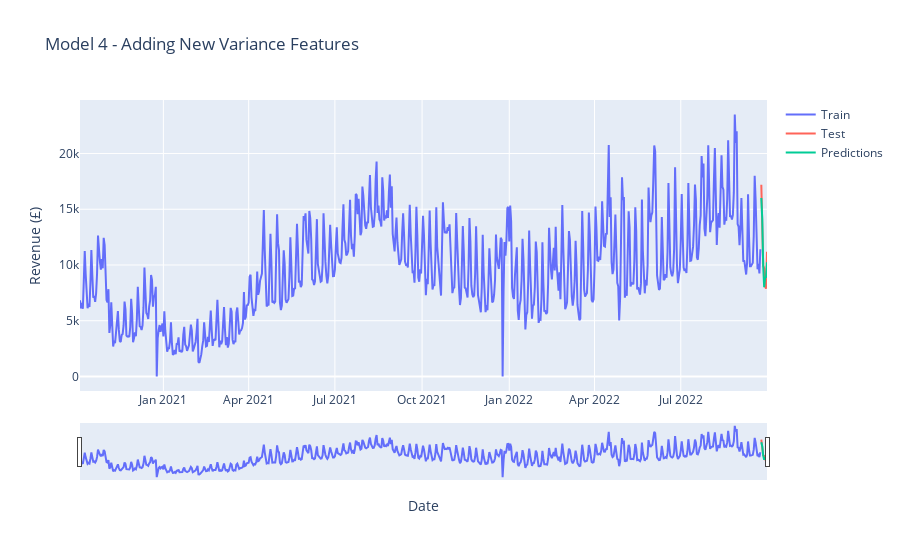

Notebook code cell kept with this figure:
### Code cell
bakery.full_lreg(independent_variables_4, train_daily['Total_Revenue'], X_test_daily,
                 train_daily, test_daily, 'Model 4 - Adding New Variance Features',
                 test_daily['Total_Revenue'], 'daily forecast')

### Figure 1 — Plotly figure (JSON) as saved in the notebook; plotly's stock layout.template omitted (floating-point values rounded to 4 significant figures; data arrays with more than 128 entries replaced by an {"elided": "..."} marker saying what was removed)
{"data": [{"mode": "lines", "name": "Train", "type": "scatter", "x": {"elided": "719 str values"}, "y": {"elided": "719 float values"}}, {"line": {"color": "#FF6459"}, "mode": "lines", "name": "Test", "type": "scatter", "x": ["2022-09-24T00:00:00", "2022-09-25T00:00:00", "2022-09-26T00:00:00", "2022-09-27T00:00:00", "2022-09-28T00:00:00", "2022-09-29T00:00:00", "2022-09-30T00:00:00"], "y": [17190.0, 14180.0, 9933.0, 9718.0, 8070.0, 7877.0, 11180.0]}, {"mode": "lines", "name": "Predictions", "type": "scatter", "x": ["2022-09-24T00:00:00", "2022-09-25T00:00:00", "2022-09-26T00:00:00", "2022-09-27T00:00:00", "2022-09-28T00:00:00", "2022-09-29T00:00:00", "2022-09-30T00:00:00"], "y": [16010.0, 14170.0, 9892.0, 8013.0, 8842.0, 8926.0, 10240.0]}], "layout": {"title": {"text": "Model 4 - Adding New Variance Features"}, "xaxis": {"rangeslider": {"visible": true}, "title": {"text": "Date"}}, "yaxis": {"title": {"text": "Revenue (£)"}}}}
